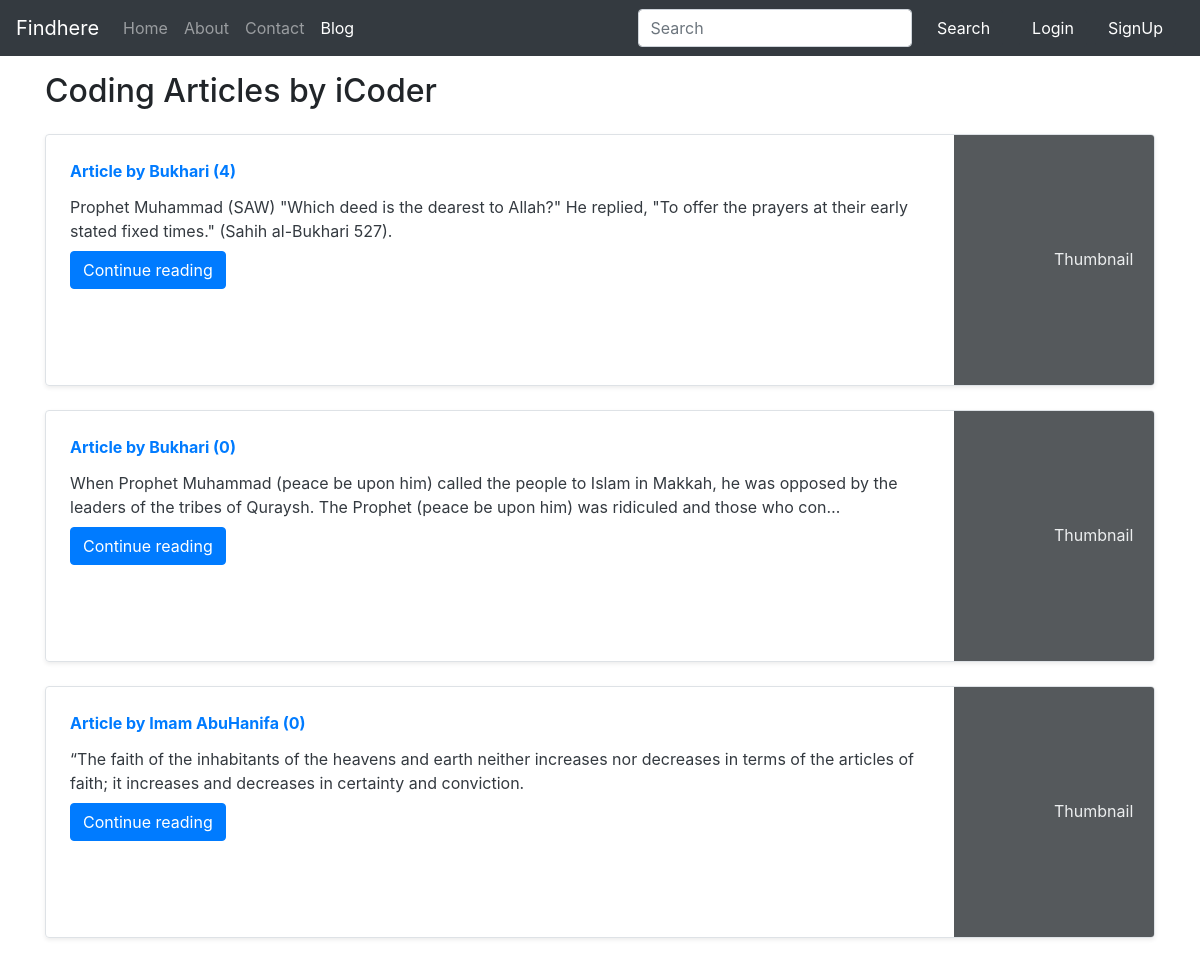
Screenshot of /blog/ with the database file from the repository.
### blogs/models.py (models this page shows, shortened)
class Post(models.Model):
    sno=models.AutoField(primary_key=True)
    title=models.CharField(max_length=255)
    author=models.CharField(max_length=14)
    slug=models.CharField(max_length=130)
    views= models.IntegerField(default=0)
    timeStamp=models.DateTimeField(blank=True)
    content=models.TextField()

### blogs/views.py (the view)
# urls.py: path('', views.blogHome, name="bloghome"),
def blogHome(request):
    allPosts= Post.objects.all()
    context={'allPosts': allPosts}
    return render(request, "blog/blogHome.html", context)

### templates/blog/BlogHome.html (shortened to what this page needs)
{% extends 'base.html' %}
{% block blogactive %} active {% endblock blogactive %}
{% block body %}
<div class="container my-3">
    <h2>Coding Articles by iCoder</h2>
    {% for post in allPosts  %}
    <div class="row no-gutters border rounded overflow-hidden flex-md-row mb-4 shadow-sm h-md-250 my-4 position-relative">
        <div class="col p-4 d-flex flex-column position-static">
            <strong class="d-inline-block mb-2 text-primary">Article  by {{post.author}} ({{post.views}})</strong>
            <h3 class="mb-0"><a class="text-dark" href="/blog/{{post.slug}}"{{post.title}} </a> </h3>
            <p class="card-text mb-auto">{{post.content|safe |truncatechars:200}}</p>
            <div class="my-2">
            	<a href="/blog/{{post.slug}}" role="button" class="btn btn-primary">Continue reading</a>
            </div>
        </div>
        <div class="col-auto d-none d-lg-block">
            <svg class="bd-placeholder-img" width="200" height="250" xmlns="http://www.w3.org/2000/svg" preserveAspectRatio="xMidYMid slice" focusable="false" role="img" aria-label="Placeholder: Thumbnail">
                <rect width="100%" height="100%" fill="#55595c"></rect><text x="50%" y="50%" fill="#eceeef" dy=".3em">Thumbnail</text>
            </svg>
        </div>
        </div>
        {% endfor %}
    </div>
 {% endblock %}

### rows the page displays
Post: author "Bukhari", views "4", content "Prophet Muhammad (SAW) \"Which deed is the dearest to Allah?\" He replied, \"To offer the prayers at their early stated fixed times.\" (Sahih al-Bukhari 527)."
Post: author "Bukhari", views "0", content "When Prophet Muhammad (peace be upon him) called the people to Islam in Makkah, he was opposed by the leaders of the tribes of Quraysh. The Prophet (peace be upon him) was ridiculed and those who con…"
Post: author "Imam AbuHanifa", views "0", content "“The faith of the inhabitants of the heavens and earth neither increases nor decreases in terms of the articles of faith; it increases and decreases in certainty and conviction."
